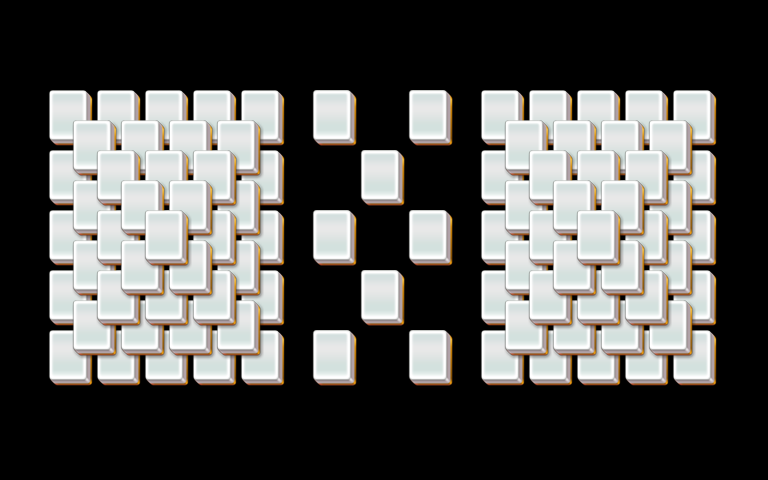

A 2D game scene composited from a Tiled map and its tileset images. What follows is a short description and the map's XML, with each tile layer's data collapsed to a summary:
An orthogonal 32x16 tile map with 24x30 px tiles, 5 tile layers (layer1, layer2, layer3, layer4, ...).

<map version="1.0" orientation="orthogonal" width="32" height="16" tilewidth="24" tileheight="30">
 <properties>
  <property name="species" value="20" />
 </properties>
 <tileset firstgid="1" name="mahjong" tilewidth="48" tileheight="60">
  <image source="mahjong.png" />
 </tileset>
 <layer name="layer1" width="32" height="16">
  <data>[512 cells, 58 non-empty, 1 distinct tile ids]</data>
 </layer>
 <layer name="layer2" width="32" height="16">
  <data>[512 cells, 40 non-empty, 1 distinct tile ids]</data>
 </layer>
 <layer name="layer3" width="32" height="16">
  <data>[512 cells, 26 non-empty, 1 distinct tile ids]</data>
 </layer>
 <layer name="layer4" width="32" height="16">
  <data>[512 cells, 16 non-empty, 1 distinct tile ids]</data>
 </layer>
 <layer name="layer5" width="32" height="16">
  <data>[512 cells, 2 non-empty, 1 distinct tile ids]</data>
 </layer>
</map>
